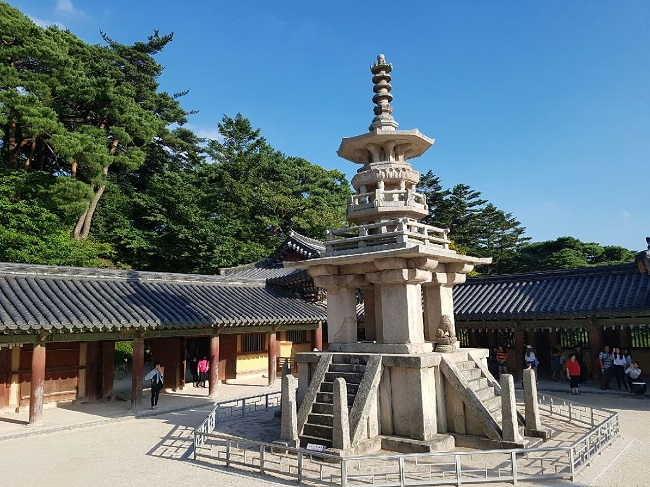
#> input picture E03_Edge and Region실습/dabo.jpg, 650 x 487 px
$ python 2.py
#> lines starting #> are read from the running program, lines starting #| are printed output that depends on the picture; after the words box and inside, x2 and y2 are one past the last pixel; in counts of white or black regions, pixels touching at a corner belong together
import cv2 as cv  # OpenCV 라이브러리를 불러옴
import numpy as np  # 수치 연산용 NumPy를 불러옴
import matplotlib.pyplot as plt  # 시각화용 Matplotlib를 불러옴
img = cv.imread('dabo.jpg')  # 입력 이미지를 파일에서 읽어옴
#> img is the input picture: shape (487, 650, 3); mean B, G, R 123.4, 116.1, 96.8
if img is None:  # 이미지 로드 실패 여부를 확인함
	raise FileNotFoundError('dabo.jpg 파일을 찾을 수 없습니다.')  # 파일이 없으면 오류를 발생시킴
original_rgb = cv.cvtColor(img, cv.COLOR_BGR2RGB)  # 원본 표시용으로 RGB 변환본을 만듦
gray = cv.cvtColor(img, cv.COLOR_BGR2GRAY)  # 캐니 연산을 위해 그레이스케일로 변환함
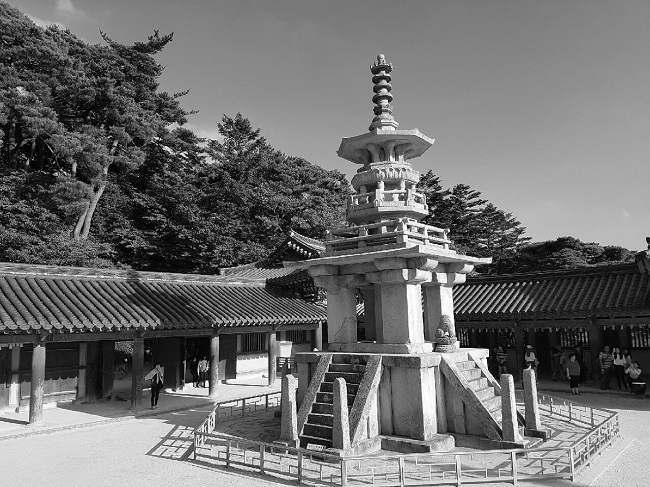
#> gray: shape (487, 650); min 0, max 255, mean 111.2
edges = cv.Canny(gray, 100, 200)  # 임계값 100/200으로 캐니 에지 맵을 생성함
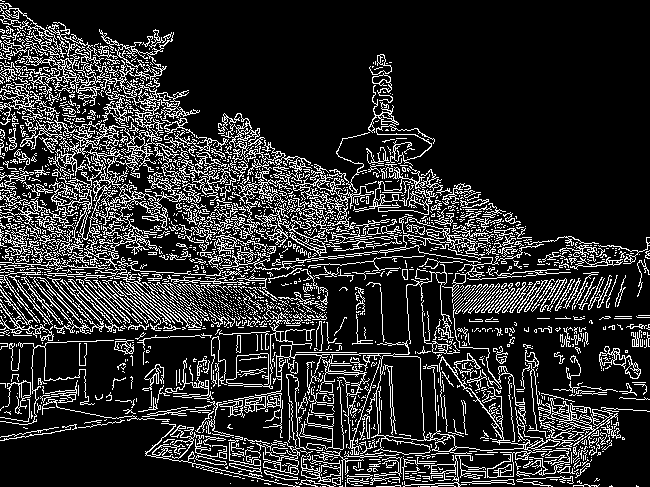
#> edges: shape (487, 650); 17.4% white in thin lines or dots
lines = cv.HoughLinesP(edges, 1, np.pi / 180, 80, minLineLength=50, maxLineGap=10)  # 확률적 허프 변환으로 직선을 검출함
#> lines = 680 rows, first 6: [84, 109, 395, 420], [46, 28, 325, 307], [63, 74, 257, 268], [92, 110, 265, 283], [184, 138, 396, 250], [91, 114, 394, 417]
line_img = img.copy()  # 직선을 그릴 복사 이미지를 생성함
if lines is not None:  # 검출된 직선이 있는지 확인함
	for line in lines:  # 검출된 각 직선에 대해 반복함
		x1, y1, x2, y2 = line[0]  # 직선의 시작점과 끝점 좌표를 꺼냄
		cv.line(line_img, (x1, y1), (x2, y2), (0, 0, 255), 2)  # 빨간색 두께 2로 직선을 그림
#> this loop made 680 passes
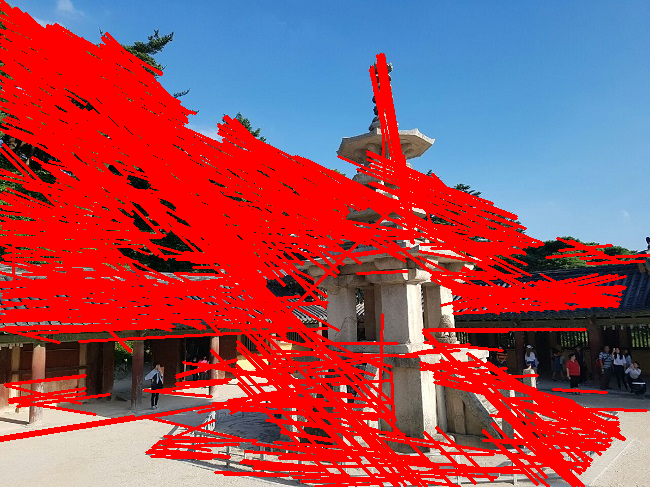
#> line_img: shape (487, 650, 3); mean B, G, R 90.8, 77.6, 161.3
line_rgb = cv.cvtColor(line_img, cv.COLOR_BGR2RGB)  # Matplotlib 표시를 위해 RGB로 변환함
plt.figure(figsize=(12, 5))  # 시각화용 Figure 크기를 설정함
plt.subplot(1, 2, 1)  # 첫 번째 서브플롯을 선택함
plt.imshow(original_rgb)  # 원본 이미지를 표시함
plt.title('Original Image')  # 첫 번째 이미지 제목을 설정함
plt.axis('off')  # 축 표시를 숨김
plt.subplot(1, 2, 2)  # 두 번째 서브플롯을 선택함
plt.imshow(line_rgb)  # 직선이 그려진 결과 이미지를 표시함
plt.title('Canny + HoughLinesP Result')  # 두 번째 이미지 제목을 설정함
plt.axis('off')  # 축 표시를 숨김
plt.tight_layout()  # 레이아웃이 겹치지 않게 자동 조정함
plt.show()  # 화면에 시각화 결과를 출력함
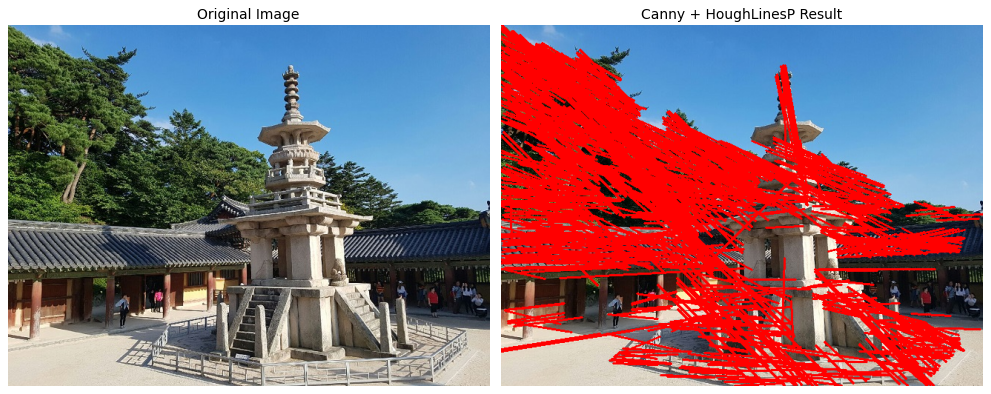
#> figure drawn by matplotlib, 2 panels

$ run again, with E03_Edge and Region실습/coffee cup.JPG copied over E03_Edge and Region실습/dabo.jpg
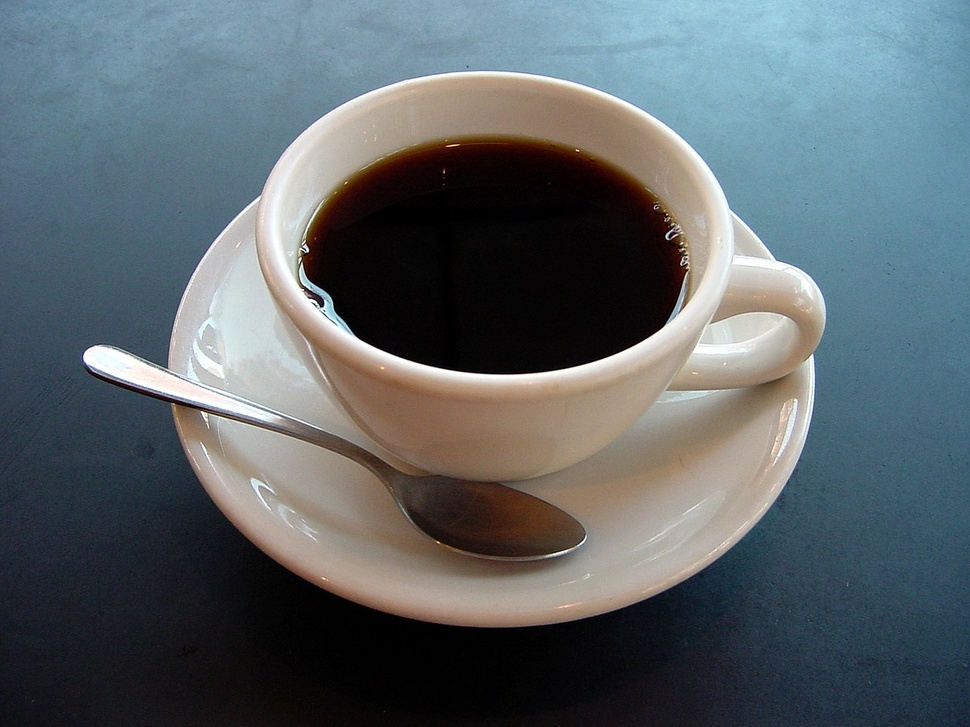
#> input picture E03_Edge and Region실습/coffee cup.JPG, 970 x 727 px, shrunk from 1280 x 960 before the run
#> img is the input picture: shape (727, 970, 3); mean B, G, R 105.3, 100.9, 92.1
#> `edges = cv.Canny(gray, 100, 200)`:
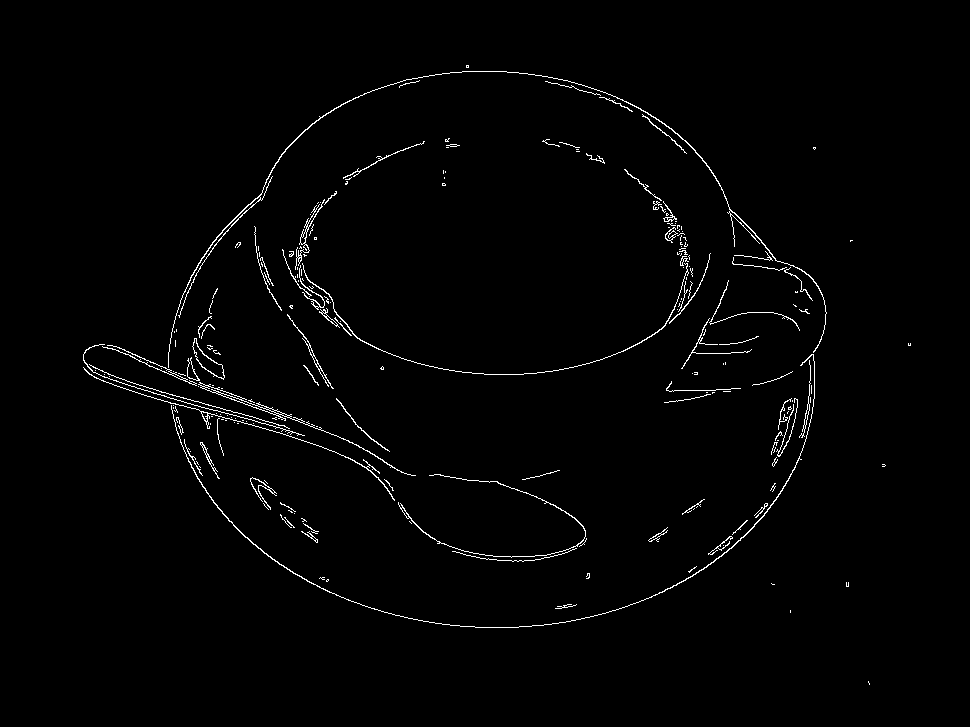
#> edges: shape (727, 970); 1.4% white in thin lines or dots, all inside (x1, y1, x2, y2) = (83, 65, 911, 685)
#> lines = 13 rows, first 6: [268, 409, 358, 445], [114, 385, 303, 440], [127, 381, 289, 428], [199, 382, 307, 422], [212, 409, 304, 435], [161, 368, 256, 408]
#> the loop `for line in lines:` made 13 passes
#> `plt.show()`:
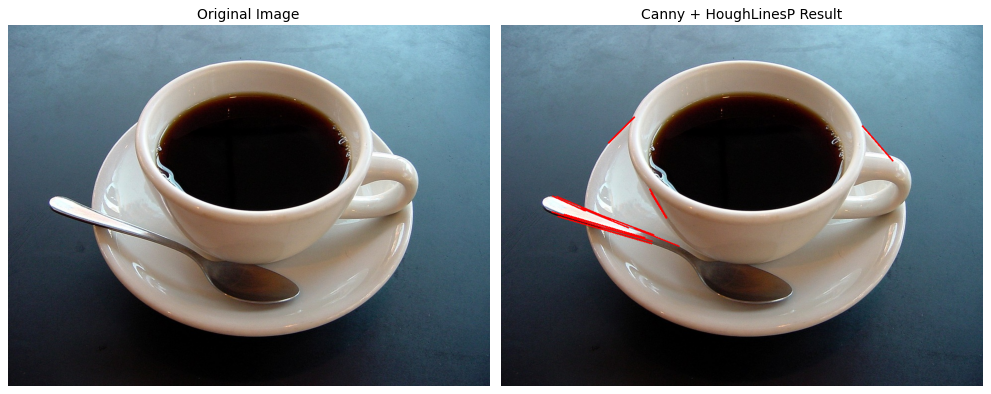
#> figure drawn by matplotlib, 2 panels
